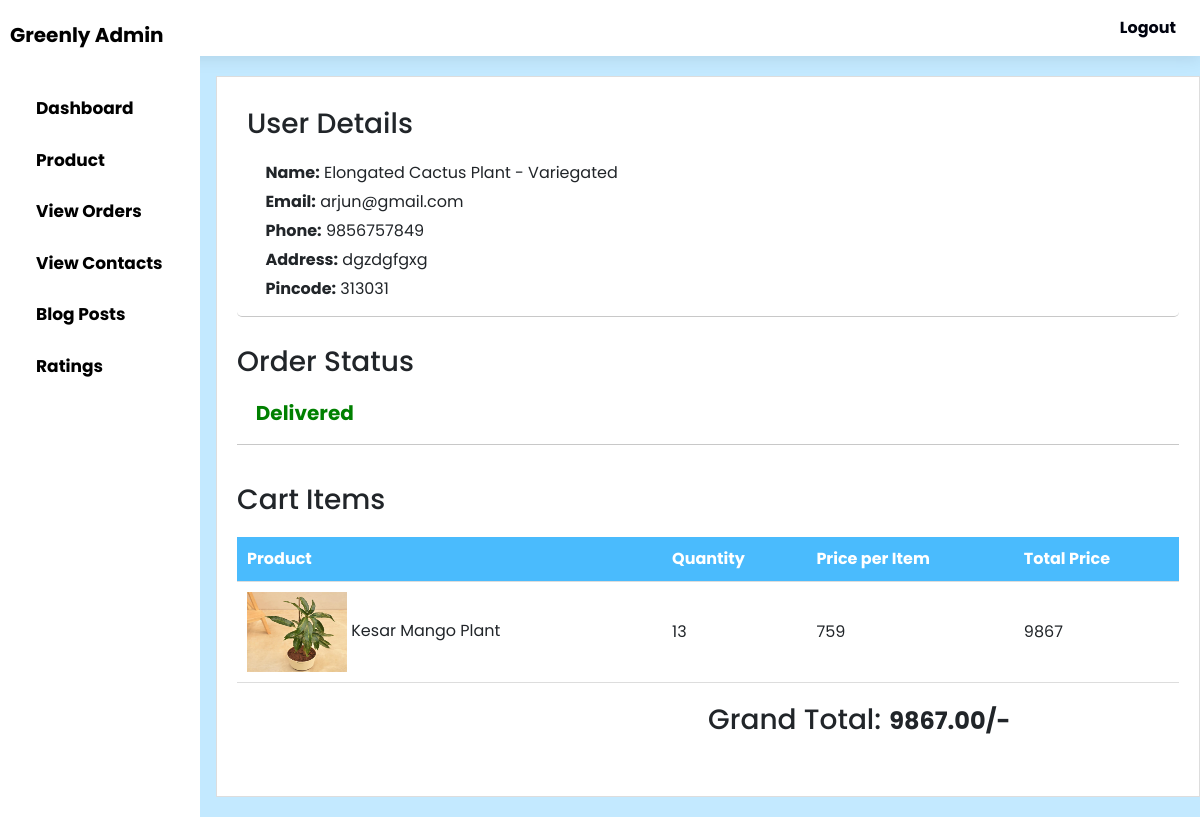
/backend/view_items.php?order_id=22 (signed in), run on the app's committed database.
### tables this page shows
CREATE TABLE `orders` (
  `order_id` int(11) NOT NULL,
  `user_id` int(11) NOT NULL,
  `name` varchar(255) NOT NULL,
  `email` varchar(255) NOT NULL,
  `phone` varchar(255) NOT NULL,
  `address` varchar(255) NOT NULL,
  `pincode` varchar(255) NOT NULL,
  `total_price` decimal(10,2) NOT NULL,
  `order_date` timestamp NOT NULL DEFAULT current_timestamp(),
  `status` varchar(255) NOT NULL DEFAULT 'Pending'
);

CREATE TABLE `order_items` (
  `order_item_id` int(11) NOT NULL,
  `order_id` int(11) NOT NULL,
  `product_name` varchar(255) NOT NULL,
  `quantity` int(11) NOT NULL,
  `price` decimal(10,2) NOT NULL,
  `total_price` decimal(10,2) NOT NULL
);

CREATE TABLE `products` (
  `id` int(11) NOT NULL,
  `name` varchar(30) NOT NULL,
  `description` text NOT NULL,
  `price` varchar(10) NOT NULL,
  `quantity` varchar(10) NOT NULL,
  `category_id` varchar(40) NOT NULL,
  `image` varchar(255) NOT NULL
);

### backend/view_items.php (the view, shortened to what this page needs)
<?php
include 'config.php';
if (isset($_GET['order_id'])) {
    $orderId = $_GET['order_id'];
    $query = "SELECT o.name, o.email, o.phone, o.address, o.pincode, o.status, o.total_price AS grand_total
              FROM orders o
              WHERE o.order_id = ?";
    $statement = $connection->prepare($query);
    $statement->bind_param('i', $orderId);
    $statement->execute();
    $result = $statement->get_result();
    $order = $result->fetch_assoc();
    $orderItemsQuery = "SELECT oi.quantity, p.name AS product_name, p.price AS product_price, p.image AS product_image
                        FROM order_items oi
                        INNER JOIN products p ON oi.product_name = p.name
                        WHERE oi.order_id = ?";
    $orderItemsStatement = $connection->prepare($orderItemsQuery);
    $orderItemsStatement->bind_param('i', $orderId);
    $orderItemsStatement->execute();
    $orderItemsResult = $orderItemsStatement->get_result();
    $orderItems = array();
    while ($row = $orderItemsResult->fetch_assoc()) {
        $orderItems[] = $row;
    }
} else {
    header('Location: view_orders.php');
    exit;
}
function getOrderStatusClass($status) {
    if ($status === 'Pending' || $status === 'Cancelled') {
        return 'status-pending';
    } elseif ($status === 'Shipped') {
        return 'status-shipped';
    } elseif ($status === 'Delivered') {
        return 'status-delivered';
    } else {
        return '';
    }
}
?>
<!DOCTYPE html>
<html lang="en">
<head>
    <link rel="stylesheet" type="text/css" href="admin-style.css">
</head>
<body>
<?php include "sidebar.php"?>
<div class="view-items-1">
    <div class="view-items">
        <div class="user-details">
            <h3>User Details</h3>
            <p><strong>Name:</strong> <?php echo $order['name']; ?></p>
            <p><strong>Email:</strong> <?php echo $order['email']; ?></p>
            <p><strong>Phone:</strong> <?php echo $order['phone']; ?></p>
            <p><strong>Address:</strong> <?php echo $order['address']; ?></p>
            <p><strong>Pincode:</strong> <?php echo $order['pincode']; ?></p>
        </div>
        <div class="order-details">
            <h3>Order Status</h3>
            <div class="order-status">
            <p class="<?php echo getOrderStatusClass($order['status']); ?>"><?php echo $order['status']; ?></p>
        </div>
        </div>
        <div class="cart-items">
            <h3>Cart Items</h3>
            <table>
                <tr>
                    <th>Product</th>
                    <th>Quantity</th>
                    <th>Price per Item</th>
                    <th>Total Price</th>
                </tr>
                <?php foreach ($orderItems as $item) { ?>
                    <tr>
                        <td class="product-column">
                            <img src="<?php echo $item['product_image']; ?>" alt="<?php echo $item['product_name']; ?>" style="width: 100px;">
                            <?php echo $item['product_name']; ?>
                        </td>
                        <td><?php echo $item['quantity']; ?></td>
                        <td><?php echo $item['product_price']; ?></td>
                        <td><?php echo $item['quantity'] * $item['product_price']; ?></td>
                    </tr>
                <?php } ?>
            </table>
        </div>
        <div class="grand-total">
            <h3>Grand Total: </h3>
            <p><?php echo $order['grand_total']; ?>/-</p>
        </div>
        </div>
    </div>
</body>
</html>

### backend/sidebar.php (shortened to what this page needs)
<!DOCTYPE html>
<html lang="en">
<head>
  <link rel="stylesheet" href="https://stackpath.bootstrapcdn.com/bootstrap/4.5.2/css/bootstrap.min.css">
  <link rel="stylesheet" type="text/css" href="admin-style.css">
</head>
<body oncontextmenu="return false;">
  <nav class="navbar navbar-expand-lg">
    <div class="collapse navbar-collapse" id="navbarNav">
      <ul class="navbar-nav ml-auto">
        <li class="nav-item">
          <a class="nav-link" href="logout.php">Logout</a>
        </li>
      </ul>
    </div>
  </nav>
  <div class="container-fluid">
    <div class="row">
      <nav class="col-md-2 d-none d-md-block sidebar">
        <h1 class="navbar-brand">Greenly Admin</h1>
        <div class="sidebar-sticky">
          <ul class="nav flex-column">
            <li class="nav-item sidebar-item">
              <a class="nav-link <?php echo (basename($_SERVER['PHP_SELF']) == 'admin.php') ? 'active-link' : ''; ?>" href="admin.php">Dashboard</a>
            </li>
            <li class="nav-item sidebar-item dropdown">
              <a class="nav-link <?php echo (basename($_SERVER['PHP_SELF']) == 'all_products.php' || basename($_SERVER['PHP_SELF']) == 'create_product.php') ? 'active-link' : ''; ?>" id="productDropdown" role="button" onclick="toggleDropdown('productDropdown')" aria-haspopup="true" aria-expanded="false">
                Product</a>
            </li>
            <li class="nav-item sidebar-item">
              <a class="nav-link <?php echo (basename($_SERVER['PHP_SELF']) == 'view_orders.php') ? 'active-link' : ''; ?>" href="view_orders.php">View Orders</a>
            </li>
            <li class="nav-item sidebar-item">
              <a class="nav-link <?php echo (basename($_SERVER['PHP_SELF']) == 'view_contacts.php') ? 'active-link' : ''; ?>" href="view_contacts.php">View Contacts</a>
            </li>
            <li class="nav-item sidebar-item">
              <a class="nav-link <?php echo (basename($_SERVER['PHP_SELF']) == 'view_blog.php') ? 'active-link' : ''; ?>" href="view_blog.php">Blog Posts</a>
            </li>
            <li class="nav-item sidebar-item">
              <a class="nav-link <?php echo (basename($_SERVER['PHP_SELF']) == 'view_ratings.php') ? 'active-link' : ''; ?>" href="view_ratings.php">Ratings</a>
            </li>
          </ul>
        </div>
      </nav>
    </div>
   </div>
</body>
</html>

### backend/admin-style.css (style rules this page uses)
body { font-family: 'Poppins', sans-serif; background-color: #c3e9ff; }
.navbar { background-color: #fff; box-shadow: 0 .1rem 1rem rgba(0,0,0,0.1); }
.navbar-brand { font-weight: bold; color: #000; margin-bottom: 16%; padding: 0 10px; padding-bottom: 3%; }
.navbar-nav .nav-link { color: #00030f; font-weight: bold; }
.sidebar { position: fixed; top: 0; bottom: 0; left: 0; padding: 20px 0; z-index: 100; overflow-x: hidden; overflow-y: auto; background-color: #fff; }
.sidebar-sticky { position: sticky; top: 20px; }
.sidebar-item { margin-bottom: 10px; padding: 0 20px; }
.sidebar-item a { color: #000000; font-size: 17px; font-weight: bold; }
.status-delivered { color: green; font-weight: bold; }
.view-items-1 { display: flex; padding-left: 18%; }
.view-items { flex: 1; display: block; margin: 20px 0; padding: 20px; background-color: #fff; border: 1px solid #ddd; }
.user-details { padding: 10px; border-radius: 5px; max-height: 800px; border-bottom: 1px solid #c8c8c8; }
.user-details, .order-status, .cart-items, .grand-total { margin-bottom: 20px; }
.user-details h3, .cart-items h3, .grand-total h3 { font-size: 28px; margin-bottom: 20px; }
.order-details h3 { font-size: 28px; margin-bottom: 20px; margin-top: 3%; }
.order-status { padding-left: 2%; margin-bottom: 4%; border-bottom: 1px solid #c8c8c8; font-size: 20px; }
.user-details p { margin-bottom: 5px; margin-left: 2%; width: 100%; max-width: 400px; }
.cart-items table { width: 100%; border-collapse: collapse; }
.cart-items th, .cart-items td { padding: 10px; text-align: left; border-bottom: 1px solid #ddd; }
.cart-items th { background-color: #4abbfd; font-weight: bold; color: #fff; }
.cart-items img { width: 80px; height: 80px; }
.grand-total p { font-weight: bold; font-size: 24px; margin-left: 8px; }
.grand-total { display: inline-flex; margin-left: 50%; }
.view-blog table th, table td { padding: 10px; text-align: left; border-bottom: 1px solid #ddd; }

### data on the page
orders: name "Elongated Cactus Plant - Variegated", email "arjun@gmail.com", phone "9856757849", address "dgzdgfgxg", pincode "313031", status "Delivered", total_price "9867.00"
order_items: products.image+name (picture), products.name "Kesar Mango Plant", quantity "13", products.price "759", $item['quantity']*$item['product_price'] "9867"
